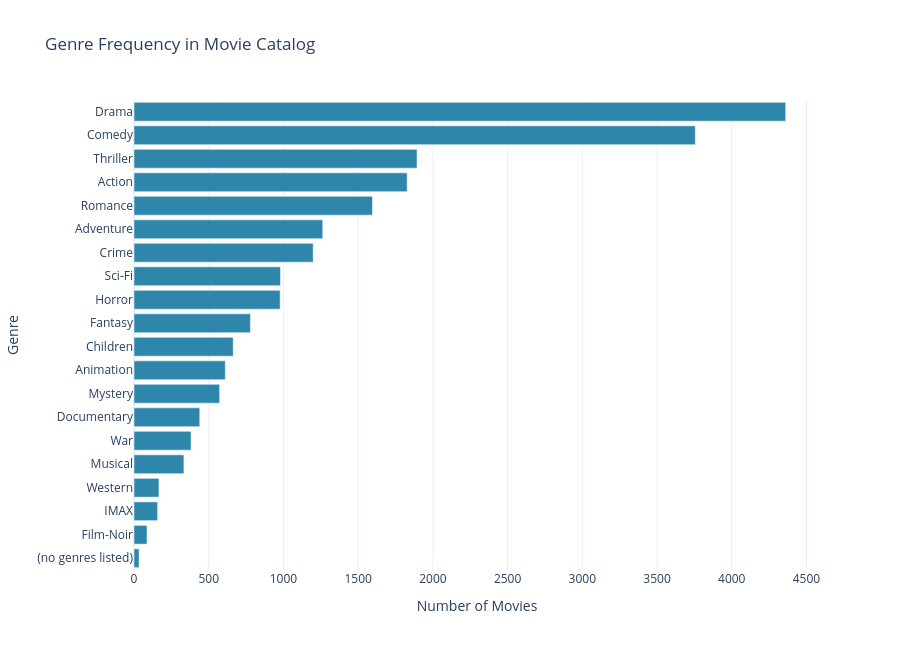

Here is the notebook cell this chart was saved with:
### Markdown cell above
---
## 5. Genre Analysis

Genre frequency in the catalog and average rating by genre (rating-weighted).

### Code cell
movies_genres = movies.assign(genre=movies["genres"].str.split("|")).explode("genre")
movies_genres["genre"] = movies_genres["genre"].str.strip()

genre_freq = (
    movies_genres["genre"]
    .value_counts()
    .rename_axis("genre")
    .reset_index(name="n_movies")
)

fig = px.bar(
    genre_freq.sort_values("n_movies"),
    x="n_movies",
    y="genre",
    orientation="h",
    title="Genre Frequency in Movie Catalog",
    labels={"n_movies": "Number of Movies", "genre": "Genre"},
    template=PLOTLY_TEMPLATE,
    color_discrete_sequence=[COLOR_PRIMARY],
)
fig.update_layout(height=650)
fig.show()

display(genre_freq)

### Figure 1 — Plotly figure (JSON) as saved in the notebook; plotly's stock layout.template omitted (floating-point values rounded to 4 significant figures)
{"data": [{"hovertemplate": "Number of Movies=%{x}<br>Genre=%{y}<extra></extra>", "legendgroup": "", "marker": {"color": "#2E86AB", "pattern": {"shape": ""}}, "name": "", "orientation": "h", "showlegend": false, "textposition": "auto", "type": "bar", "x": [34, 87, 158, 167, 334, 382, 440, 573, 611, 664, 779, 978, 980, 1199, 1263, 1596, 1828, 1894, 3756, 4361], "xaxis": "x", "y": ["(no genres listed)", "Film-Noir", "IMAX", "Western", "Musical", "War", "Documentary", "Mystery", "Animation", "Children", "Fantasy", "Horror", "Sci-Fi", "Crime", "Adventure", "Romance", "Action", "Thriller", "Comedy", "Drama"], "yaxis": "y"}], "layout": {"barmode": "relative", "height": 650, "legend": {"tracegroupgap": 0}, "title": {"text": "Genre Frequency in Movie Catalog"}, "xaxis": {"anchor": "y", "domain": [0, 1], "title": {"text": "Number of Movies"}}, "yaxis": {"anchor": "x", "domain": [0, 1], "title": {"text": "Genre"}}}}
